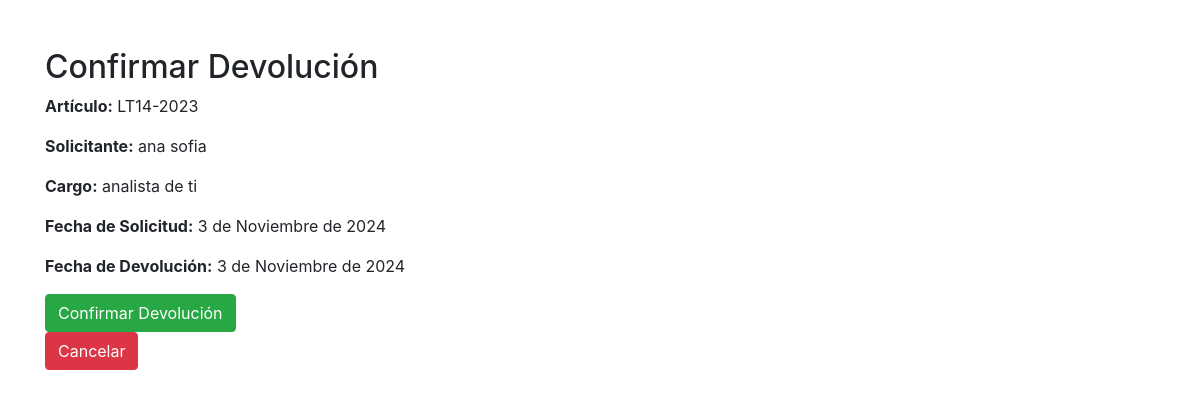
The app's page /confirmar_devolucion/148/ (signed in) with its own data.
### inventario/models.py (models this page shows, shortened)
class Prestamo(models.Model):
    articulo = models.ForeignKey(Articulo, on_delete=models.CASCADE)
    nombre_persona = models.CharField(max_length=100)
    cargo_persona = models.CharField(max_length=100)
    fecha_solicitud = models.DateField()
    fecha_devolucion = models.DateField()
    devuelto = models.BooleanField(default=False)  # Para marcar cuando el cliente devuelve el equipo
    entregado = models.BooleanField(default=False)  # Para marcar cuando el administrador entrega el equipo

class Articulo(models.Model):
    nombre = models.CharField(max_length=100)  # Por ejemplo, 'LT03-2018'
    observacion = models.TextField(blank=True, null=True)  # Campo de observación

### inventario/views.py (the view)
# urls.py: path('confirmar_devolucion/<int:prestamo_id>/', views.confirmar_devolucion, name='confirmar_devolucion'),
@login_required
def confirmar_devolucion(request, prestamo_id):
    prestamo = get_object_or_404(Prestamo, id=prestamo_id)
    if request.method == 'POST':
        prestamo.articulo.prestado = False
        prestamo.articulo.save()
        prestamo.devuelto = True
        prestamo.save()
        return redirect('devolver_articulo')  # Redirigir a la página de devolución
    return render(request, 'inventario/confirmar_devolucion.html', {'prestamo': prestamo})

### inventario/templates/inventario/confirmar_devolucion.html (shortened to what this page needs)
<!DOCTYPE html>
<html lang="en">
<head>
    <link rel="stylesheet" href="https://maxcdn.bootstrapcdn.com/bootstrap/4.5.2/css/bootstrap.min.css">
</head>
<body>
    <div class="container mt-5">
        <h2>Confirmar Devolución</h2>
        <p><strong>Artículo:</strong> {{ prestamo.articulo.nombre }}</p>
        <p><strong>Solicitante:</strong> {{ prestamo.nombre_persona }}</p>
        <p><strong>Cargo:</strong> {{ prestamo.cargo_persona }}</p>
        <p><strong>Fecha de Solicitud:</strong> {{ prestamo.fecha_solicitud }}</p>
        <p><strong>Fecha de Devolución:</strong> {{ prestamo.fecha_devolucion }}</p>
        <form method="post">
            <button type="submit" class="btn btn-success">Confirmar Devolución</button>
        </form>
        <a href="{% url 'devolver_articulo' %}" class="btn btn-danger">Cancelar</a>
    </div>
</body>
</html>

### records on screen
Prestamo: articulo.nombre "LT14-2023", nombre_persona "ana sofia", cargo_persona "analista de ti", fecha_solicitud "3 de Noviembre de 2024", fecha_devolucion "3 de Noviembre de 2024"
